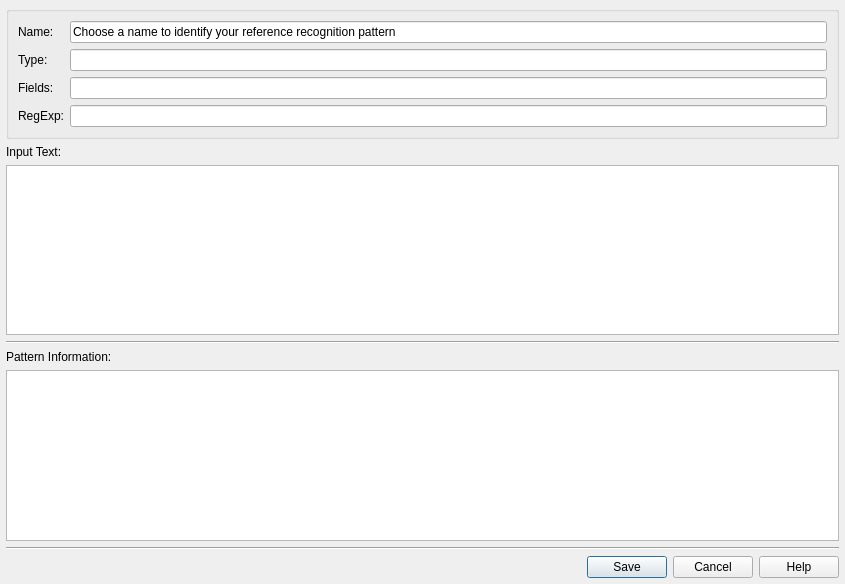
<ui version="4.0" >
 <class>c2bSaveRegExp</class>
 <widget class="QDialog" name="c2bSaveRegExp" >
  <property name="geometry" >
   <rect>
    <x>0</x>
    <y>0</y>
    <width>845</width>
    <height>584</height>
   </rect>
  </property>
  <property name="windowTitle" >
   <string>Edit and Save Pattern - cb2Bib</string>
  </property>
  <layout class="QGridLayout" name="gridLayout_2" >
   <property name="margin" >
    <number>6</number>
   </property>
   <item row="0" column="0" >
    <widget class="QGroupBox" name="groupBox" >
     <property name="title" >
      <string/>
     </property>
     <layout class="QGridLayout" name="gridLayout" >
      <item row="0" column="0" >
       <widget class="QLabel" name="labeln" >
        <property name="text" >
         <string>Name:</string>
        </property>
       </widget>
      </item>
      <item row="0" column="1" >
       <widget class="c2bLineEdit" name="Name" >
        <property name="text" >
         <string>Choose a name to identify your reference recognition pattern</string>
        </property>
       </widget>
      </item>
      <item row="1" column="0" >
       <widget class="QLabel" name="labelt" >
        <property name="text" >
         <string>Type:</string>
        </property>
       </widget>
      </item>
      <item row="1" column="1" >
       <widget class="c2bLineEdit" name="Type" />
      </item>
      <item row="2" column="0" >
       <widget class="QLabel" name="labelf" >
        <property name="text" >
         <string>Fields:</string>
        </property>
       </widget>
      </item>
      <item row="2" column="1" >
       <widget class="c2bLineEdit" name="Fields" >
        <property name="text" >
         <string/>
        </property>
       </widget>
      </item>
      <item row="3" column="0" >
       <widget class="QLabel" name="labelr" >
        <property name="text" >
         <string>RegExp:</string>
        </property>
       </widget>
      </item>
      <item row="3" column="1" >
       <widget class="c2bLineEdit" name="RegExp" />
      </item>
     </layout>
    </widget>
   </item>
   <item row="1" column="0" >
    <widget class="QLabel" name="label1" >
     <property name="text" >
      <string>Input Text:</string>
     </property>
    </widget>
   </item>
   <item row="2" column="0" >
    <widget class="QPlainTextEdit" name="Input" >
     <property name="frameShadow" >
      <enum>QFrame::Raised</enum>
     </property>
    </widget>
   </item>
   <item row="3" column="0" >
    <widget class="Line" name="line1" >
     <property name="orientation" >
      <enum>Qt::Horizontal</enum>
     </property>
    </widget>
   </item>
   <item row="4" column="0" >
    <widget class="QLabel" name="label2" >
     <property name="text" >
      <string>Pattern Information:</string>
     </property>
    </widget>
   </item>
   <item row="5" column="0" >
    <widget class="QPlainTextEdit" name="Information" >
     <property name="frameShadow" >
      <enum>QFrame::Raised</enum>
     </property>
     <property name="undoRedoEnabled" >
      <bool>false</bool>
     </property>
     <property name="readOnly" >
      <bool>true</bool>
     </property>
    </widget>
   </item>
   <item row="6" column="0" >
    <widget class="Line" name="line2" >
     <property name="orientation" >
      <enum>Qt::Horizontal</enum>
     </property>
    </widget>
   </item>
   <item row="7" column="0" >
    <widget class="QDialogButtonBox" name="buttonBox" >
     <property name="orientation" >
      <enum>Qt::Horizontal</enum>
     </property>
     <property name="standardButtons" >
      <set>QDialogButtonBox::Cancel|QDialogButtonBox::Help|QDialogButtonBox::Save</set>
     </property>
    </widget>
   </item>
  </layout>
 </widget>
 <customwidgets>
  <customwidget>
   <class>c2bLineEdit</class>
   <extends>QLineEdit</extends>
   <header>c2bLineEdit.h</header>
  </customwidget>
 </customwidgets>
 <resources/>
 <connections>
  <connection>
   <sender>buttonBox</sender>
   <signal>accepted()</signal>
   <receiver>c2bSaveRegExp</receiver>
   <slot>accept()</slot>
   <hints>
    <hint type="sourcelabel" >
     <x>620</x>
     <y>452</y>
    </hint>
    <hint type="destinationlabel" >
     <x>3</x>
     <y>394</y>
    </hint>
   </hints>
  </connection>
  <connection>
   <sender>buttonBox</sender>
   <signal>rejected()</signal>
   <receiver>c2bSaveRegExp</receiver>
   <slot>reject()</slot>
   <hints>
    <hint type="sourcelabel" >
     <x>730</x>
     <y>444</y>
    </hint>
    <hint type="destinationlabel" >
     <x>759</x>
     <y>341</y>
    </hint>
   </hints>
  </connection>
 </connections>
</ui>
